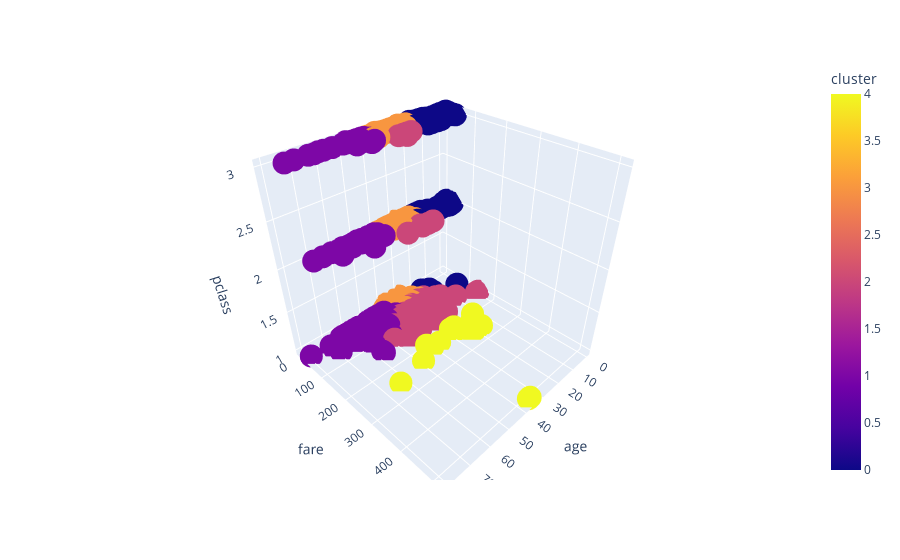

Source (notebook cell):
### Code cell
import plotly.express as px

fig = px.scatter_3d(df , x='age' , y='fare' , z='pclass' , color='cluster')

fig.show()

### Figure 1 — Plotly figure (JSON) as saved in the notebook; plotly's stock layout.template omitted (floating-point values rounded to 4 significant figures; data arrays with more than 128 entries replaced by an {"elided": "..."} marker saying what was removed)
{"data": [{"hovertemplate": "age=%{x}<br>fare=%{y}<br>pclass=%{z}<br>cluster=%{marker.color}<extra></extra>", "legendgroup": "", "marker": {"color": {"elided": "891 int values"}, "coloraxis": "coloraxis", "symbol": "circle"}, "mode": "markers", "name": "", "scene": "scene", "showlegend": false, "type": "scatter3d", "x": {"elided": "891 float values"}, "y": {"elided": "891 float values"}, "z": {"elided": "891 int values"}}], "layout": {"coloraxis": {"colorbar": {"title": {"text": "cluster"}}, "colorscale": [[0, "#0d0887"], [0.1111, "#46039f"], [0.2222, "#7201a8"], [0.3333, "#9c179e"], [0.4444, "#bd3786"], [0.5556, "#d8576b"], [0.6667, "#ed7953"], [0.7778, "#fb9f3a"], [0.8889, "#fdca26"], [1, "#f0f921"]]}, "legend": {"tracegroupgap": 0}, "margin": {"t": 60}, "scene": {"domain": {"x": [0, 1], "y": [0, 1]}, "xaxis": {"title": {"text": "age"}}, "yaxis": {"title": {"text": "fare"}}, "zaxis": {"title": {"text": "pclass"}}}}}
